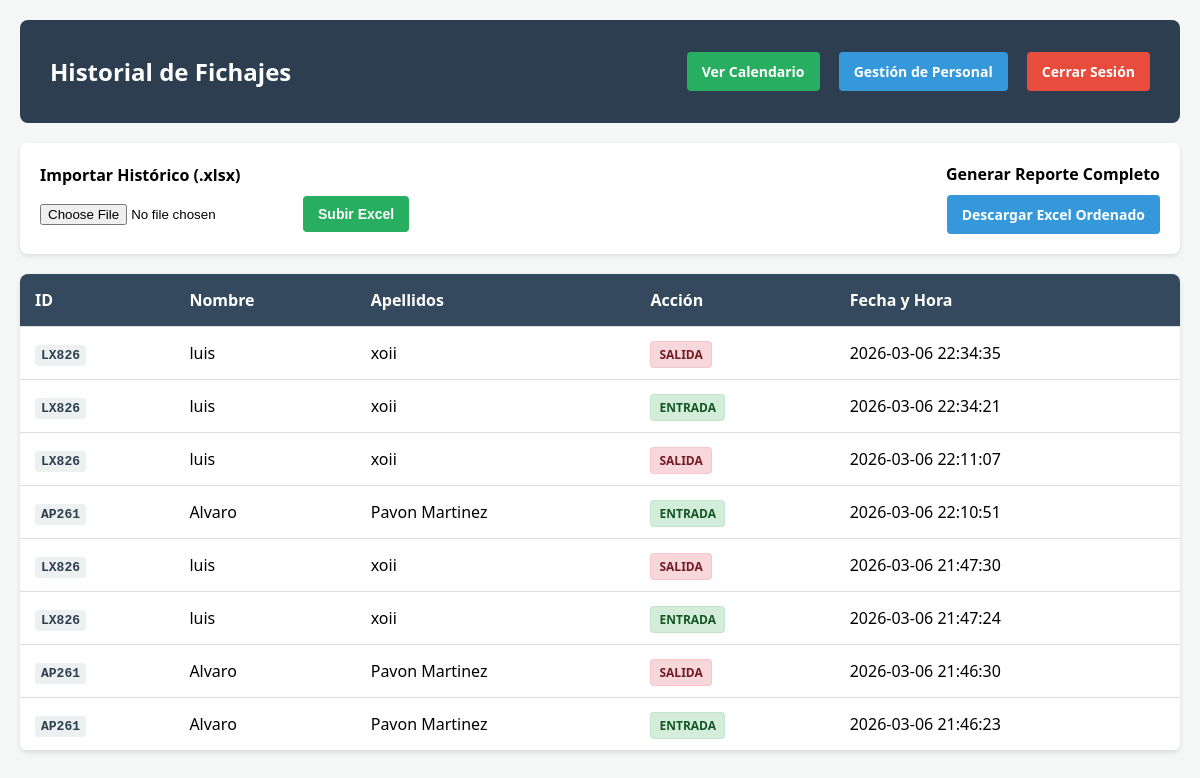
/dashboard (signed in), run on the app's committed database.
### tables this page shows
CREATE TABLE registro_fichajes (
            id INTEGER PRIMARY KEY AUTOINCREMENT,
            id_empleado TEXT NOT NULL,
            fecha_hora TEXT NOT NULL,
            tipo_fichaje TEXT NOT NULL,
            dispositivo_valido TEXT NOT NULL
        );

CREATE TABLE empleados (
            id_empleado TEXT PRIMARY KEY,
            nombre TEXT NOT NULL,
            apellidos TEXT NOT NULL,
            activo INTEGER DEFAULT 1
        );

### fichador.py (the view)
@app.route('/dashboard')
def dashboard():
    if not session.get('admin_logeado'):
        return redirect(url_for('login'))
    conexion = conectar_bd()
    cursor = conexion.cursor()
    cursor.execute('''
        SELECT f.id_empleado, e.nombre, e.apellidos, f.fecha_hora, f.tipo_fichaje, e.activo
        FROM registro_fichajes f
        LEFT JOIN empleados e ON f.id_empleado = e.id_empleado
        ORDER BY f.fecha_hora DESC
    ''')
    fichajes = cursor.fetchall()
    conexion.close()
    return render_template('dashboard.html', fichajes=fichajes)

### fichador.py (called while the page is built)
def conectar_bd():
    return sqlite3.connect('fichajes_nube.db')

### templates/dashboard.html (shortened to what this page needs)
<!DOCTYPE html>
<html lang="es">
<head>
</head>
<body>
    <div class="cabecera">
        <h2>Historial de Fichajes</h2>
        <div>
            <a href="/calendario" class="btn-accion btn-verde" style="margin-right: 15px;">Ver Calendario</a>
            <a href="/empleados" class="btn-accion btn-azul" style="margin-right: 15px;">Gestión de Personal</a>
            <a href="/logout" class="btn-accion btn-salir">Cerrar Sesión</a>
        </div>
    </div>
    <div class="caja-herramientas">
        <div>
            <h3 style="margin-top: 0; margin-bottom: 10px; font-size: 16px;">Importar Histórico (.xlsx)</h3>
            <form action="/importar" method="POST" enctype="multipart/form-data" style="display: flex; gap: 10px; align-items: center;">
                <input type="file" name="archivo_excel" accept=".xlsx" required>
                <button type="submit" class="btn-accion btn-verde">Subir Excel</button>
            </form>
        </div>
        <div style="text-align: right;">
            <h3 style="margin-top: 0; margin-bottom: 10px; font-size: 16px;">Generar Reporte Completo</h3>
            <a href="/exportar" class="btn-accion btn-azul">Descargar Excel Ordenado</a>
        </div>
    </div>
    <table>
        <thead>
            <tr>
                <th>ID</th>
                <th>Nombre</th>
                <th>Apellidos</th>
                <th>Acción</th>
                <th>Fecha y Hora</th>
            </tr>
        </thead>
        <tbody>
            {% for fichaje in fichajes %}
            <tr>
                <td><span class="id-txt">{{ fichaje[0] }}</span></td>
                <td>
                    {{ fichaje[1] if fichaje[1] else 'Desconocido' }}
                </td>
                <td>{{ fichaje[2] if fichaje[2] else '---' }}</td>
                <td>
                    {% if fichaje[4] == 'ENTRADA' %}
                        <span class="tipo-fichaje tipo-entrada">ENTRADA</span>
                    {% elif fichaje[4] == 'SALIDA' %}
                        <span class="tipo-fichaje tipo-salida">SALIDA</span>
                    {% else %}
                        <span class="tipo-fichaje tipo-desconocido">{{ fichaje[4] }}</span>
                    {% endif %}
                </td>
                <td>{{ fichaje[3] }}</td>
            </tr>
            {% else %}
            <tr>
                <td colspan="5" style="text-align: center; color: #7f8c8d; padding: 30px;">
                    Aún no hay registros de fichajes en el sistema.
                </td>
            </tr>
            {% endfor %}
        </tbody>
    </table>
</body>
</html>

### templates/dashboard.html (style rules this page uses)
body { font-family: 'Segoe UI', Arial, sans-serif; background-color: #f4f7f6; margin: 0; padding: 20px; }
.cabecera { display: flex; justify-content: space-between; align-items: center; background: #2c3e50; color: white; padding: 15px 30px; border-radius: 8px; margin-bottom: 20px; }
.btn-accion { padding: 10px 15px; color: white; border: none; border-radius: 4px; cursor: pointer; text-decoration: none; display: inline-block; font-size: 14px; font-weight: bold; }
.btn-salir { background: #e74c3c; }
.btn-azul { background: #3498db; }
.btn-verde { background: #27ae60; }
.caja-herramientas { background: white; padding: 20px; border-radius: 8px; margin-bottom: 20px; display: flex; justify-content: space-between; align-items: center; box-shadow: 0 2px 5px rgba(0,0,0,0.1); }
table { width: 100%; border-collapse: collapse; background: white; box-shadow: 0 2px 5px rgba(0,0,0,0.1); border-radius: 8px; overflow: hidden; }
th, td { padding: 15px; text-align: left; border-bottom: 1px solid #ddd; }
th { background-color: #34495e; color: white; }
.id-txt { font-family: monospace; font-weight: bold; color: #2c3e50; background: #ecf0f1; padding: 3px 6px; border-radius: 4px; }
.tipo-fichaje { padding: 4px 8px; border-radius: 4px; font-size: 12px; font-weight: bold; }
.tipo-entrada { background-color: #d4edda; color: #155724; border: 1px solid #c3e6cb; }
.tipo-salida { background-color: #f8d7da; color: #721c24; border: 1px solid #f5c6cb; }

### data on the page
registro_fichajes: id_empleado "LX826", nombre "luis", apellidos "xoii", tipo_fichaje "SALIDA", fecha_hora "2026-03-06 22:34:35"
registro_fichajes: id_empleado "LX826", nombre "luis", apellidos "xoii", tipo_fichaje "ENTRADA", fecha_hora "2026-03-06 22:34:21"
registro_fichajes: id_empleado "LX826", nombre "luis", apellidos "xoii", tipo_fichaje "SALIDA", fecha_hora "2026-03-06 22:11:07"
registro_fichajes: id_empleado "AP261", nombre "Alvaro", apellidos "Pavon Martinez", tipo_fichaje "ENTRADA", fecha_hora "2026-03-06 22:10:51"
registro_fichajes: id_empleado "LX826", nombre "luis", apellidos "xoii", tipo_fichaje "SALIDA", fecha_hora "2026-03-06 21:47:30"
registro_fichajes: id_empleado "LX826", nombre "luis", apellidos "xoii", tipo_fichaje "ENTRADA", fecha_hora "2026-03-06 21:47:24"
registro_fichajes: id_empleado "AP261", nombre "Alvaro", apellidos "Pavon Martinez", tipo_fichaje "SALIDA", fecha_hora "2026-03-06 21:46:30"
registro_fichajes: id_empleado "AP261", nombre "Alvaro", apellidos "Pavon Martinez", tipo_fichaje "ENTRADA", fecha_hora "2026-03-06 21:46:23"
